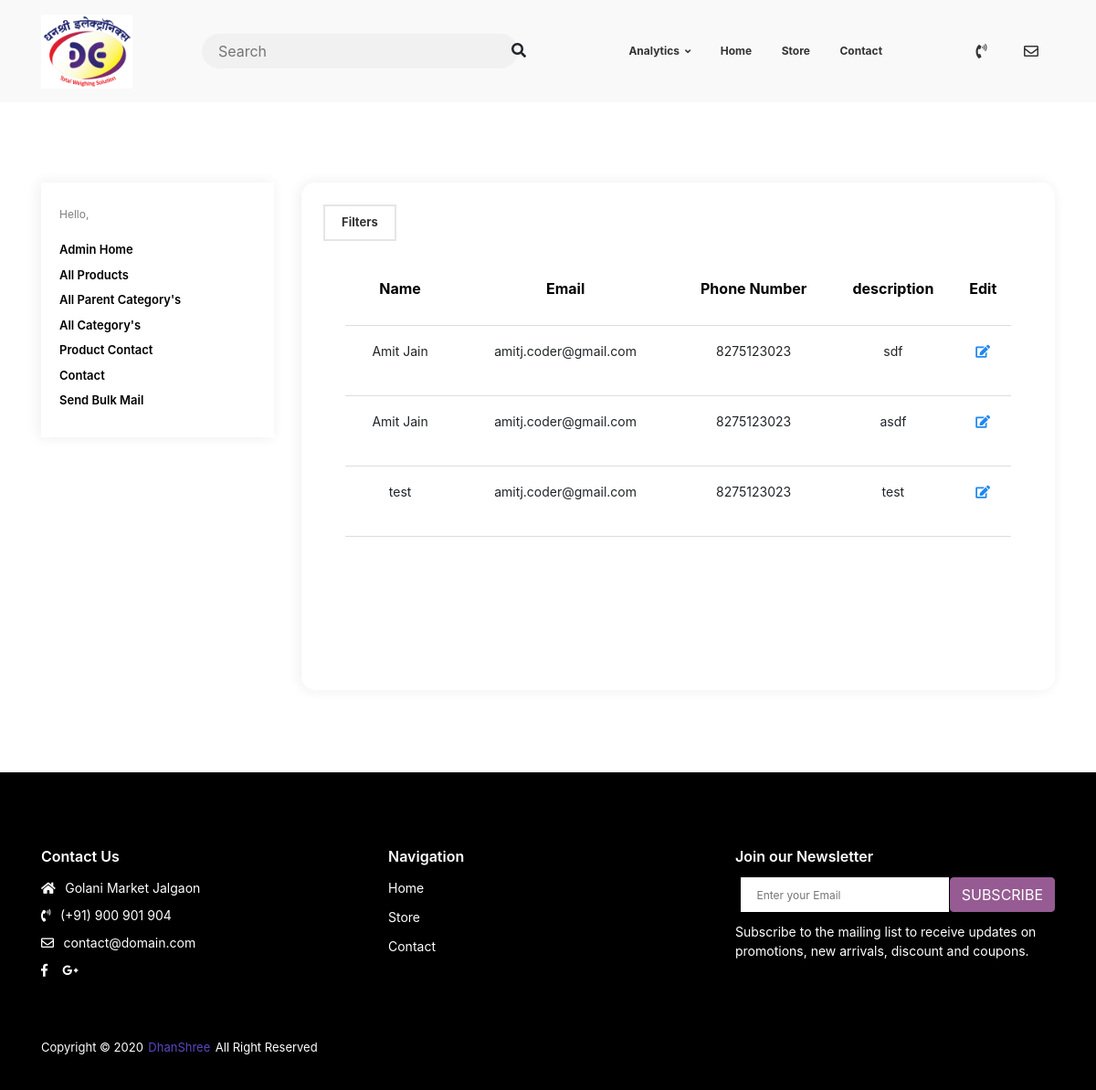
Screenshot of /analytics/contact/ (signed in) with the database file from the repository.
### home/models.py (models this page shows, shortened)
class Contact(models.Model):
    name = models.CharField(max_length=100)
    email = models.EmailField(null=True, blank=True)
    mobile = models.IntegerField()
    description = models.TextField()
    date = models.DateField(default=timezone.now)
    read = models.BooleanField(default=False)
    class Meta:
        ordering = ['-date']

### analytics/views.py (the view)
# urls.py: path('contact/', views.AdminContactListView.as_view(), name='admin-contact'),
class AdminContactListView(LoginRequiredMixin, UserPassesTestMixin, ListView):
    model = Contact
    paginate_by = 4
    template_name = "analytics/contact_list_admin.html"
    def get_context_data(self, **kwargs):
        context = super().get_context_data(**kwargs)
        current_query = Contact.objects.all()
        category_filter = ContactFilter(self.request.GET, queryset=current_query)
        context['filter'] = category_filter
        if len(category_filter.qs) != len(current_query):
            context['object_list'] = category_filter.qs
            if len(category_filter.qs) < self.paginate_by:
                context['is_paginated'] = False
        return context
    def test_func(self):  # Giving only staff the permission to add Category
        return self.request.user.is_staff is True

### analytics/templates/analytics/contact_list_admin.html (shortened to what this page needs)
{% extends "analytics/base.html" %}
{% load crispy_forms_tags %}
{% load products_extras %}
{% load widget_tweaks %}
{% block data %}
<div class="tool-style__group u-s-m-b-8">
    <span class="js-shop-filter-target" data-side="#side-filter">Filters</span>
</div>
<div class="dash__pad-2">
<table width="100%">
    <tr>
        <th><p align="center" style="color: #000;font-size: 1em;">Name</p></th>
        <th><p align="center" style="color: #000;font-size: 1em;">Email</p></th>
        <th><p align="center" style="color: #000;font-size: 1em;">Phone Number</p></th>
        <th><p align="center" style="color: #000;font-size: 1em;">description</p></th>
        <th><p align="center" style="color: #000;font-size: 1em;">Edit</p></th>
    </tr>
    {% for object in object_list %}
    <tr>
        <td style="padding: 1em;"><p align="center">{{ object.name }}</p></td>
        <td style="padding: 1em;"><p align="center">{{ object.email }}</p></td>
        <td style="padding: 1em;"><p align="center">{{ object.mobile }}</p></td>
        <td style="padding: 1em;"><p align="center">{{ object.description }}</p></td>
        <td style="padding: 1em;"><p align="center"><a href="{% url 'admin-contact-update' object.id %}"><i class="fas fa-edit"></i></a></p></td>
    </tr>
    {% endfor %}
</table>
</div>
<div class="u-s-p-y-60">
</div>
{% endblock data %}

### home/static/home/css/all.css (style rules this page uses)
.fa, .fas, .far, .fal, .fad, .fab { -moz-osx-font-smoothing: grayscale; -webkit-font-smoothing: antialiased; display: inline-block; font-style: normal; font-variant: normal; text-rendering: auto; line-height: 1; }
.fa-edit:before { content: "\f044"; }
.fa, .fas { font-family: 'Font Awesome 5 Free'; font-weight: 900; }

### analytics/templates/analytics/contact_list_admin.html (style rules this page uses)
th, td { padding: 8px; border-bottom: 1px solid #ddd; }

### rows the page displays
Contact: name "Amit Jain", email "amitj.coder@gmail.com", mobile "8275123023", description "sdf"
Contact: name "Amit Jain", email "amitj.coder@gmail.com", mobile "8275123023", description "asdf"
Contact: name "test", email "amitj.coder@gmail.com", mobile "8275123023", description "test"
